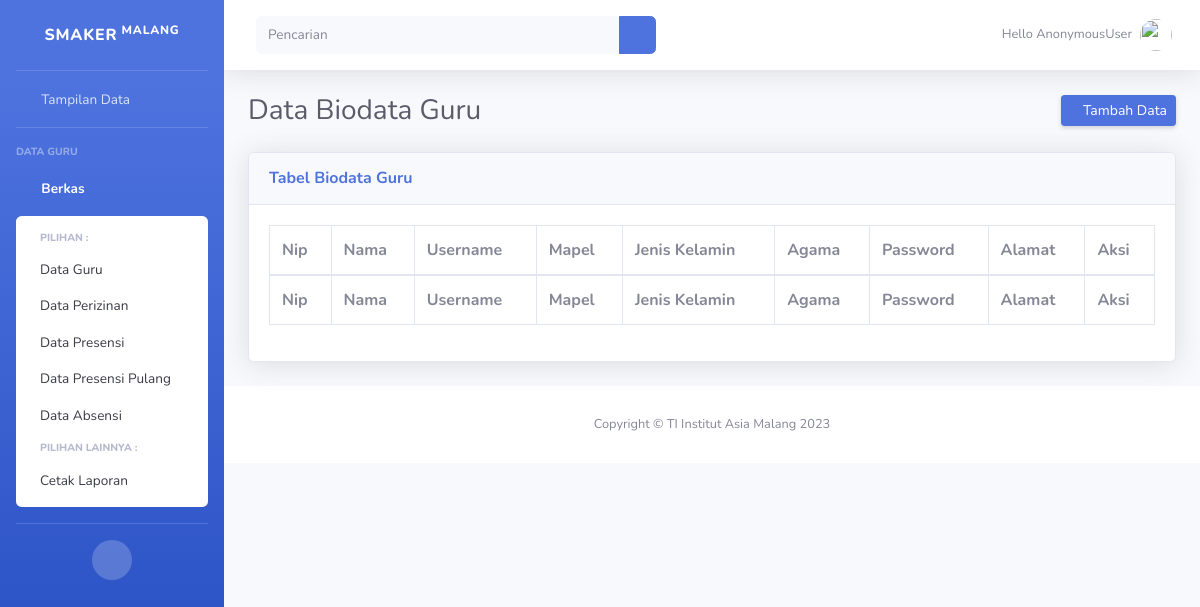
Before: /biodata/ with the older database file.
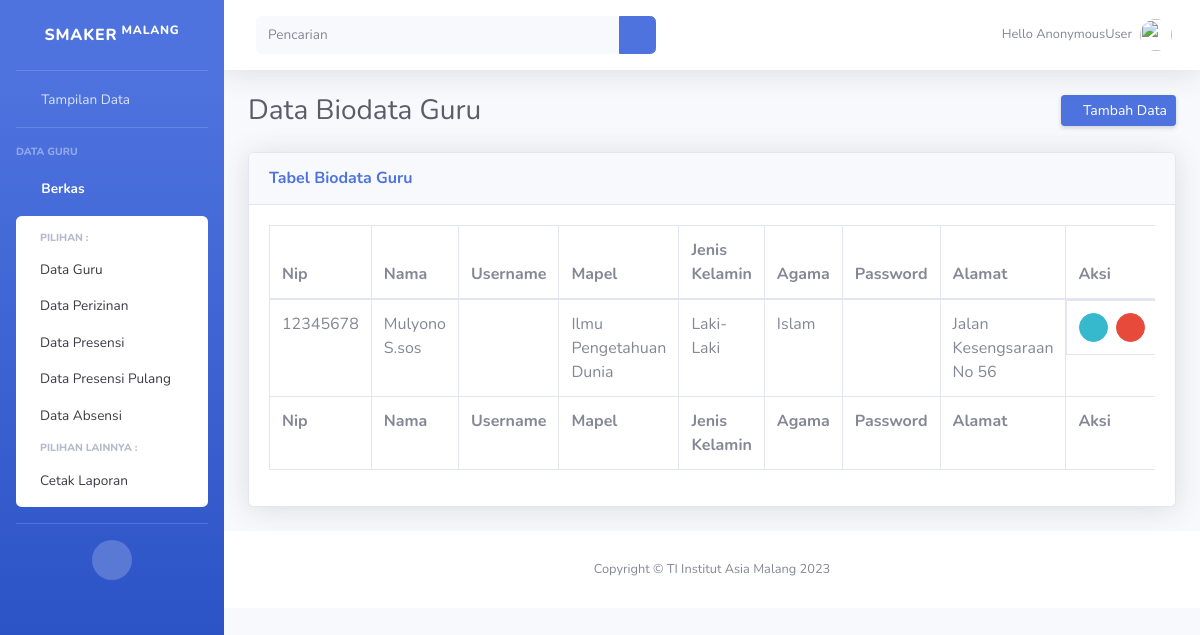
After: the same page with the newer database file.
### biodata/models.py (models this page shows, shortened)
class Biodata(models.Model):
    nama=models.CharField(max_length=50)
    nip=models.CharField(max_length=8)
    jk=models.ForeignKey(Jenis, on_delete=models.CASCADE,null=True)
    agama=models.ForeignKey(Agama, on_delete=models.CASCADE,null=True)
    alamat=models.TextField()
    mapel=models.CharField(max_length=50)

class Jenis(models.Model):
    nama=models.CharField(max_length=10)
    ket=models.TextField()
    def __str__(self):
        return self.nama

class Agama(models.Model):
    agama = models.CharField('Agama', max_length=256)
    ket=models.TextField()
    def __str__(self):
        return self.agama

### biodata/views.py (the view)
# urls.py: path('biodata/', data),
def data(request):
    biodata=Biodata.objects.all()
    konteks={
        'biodata':biodata,
    }
    return render(request,'Back-end/Biodata/data_bd.html',konteks)

### template/Back-end/Biodata/data_bd.html (shortened to what this page needs)
{% extends 'base.html' %}
{% load static %}
{% block content%}
    <div class="d-sm-flex align-items-center justify-content-between mb-4">
        <h1 class="h3 mb-0 text-gray-800">Data Biodata Guru</h1>
        <a href="/tambahbd/" class="d-none d-sm-inline-block btn btn-sm btn-primary shadow-sm"><i
                class="fas fa-download fa-sm text-white-50"></i> Tambah Data </a>
    </div>
    <div class="card shadow mb-4">
        <div class="card-header py-3">
            <h6 class="m-0 font-weight-bold text-primary">Tabel Biodata Guru</h6>
        </div>
        <div class="card-body">
            <div class="table-responsive">
                <table class="table table-bordered" id="dataTable" width="100%" cellspacing="0">
                    <thead>
                        <tr>
                            <th>Nip</th>
                            <th>Nama</th>
                            <th>Username</th>
                            <th>Mapel</th>
                            <th>Jenis Kelamin</th>
                            <th>Agama</th>
                            <th>Password</th>
                            <th>Alamat</th>
                            <th>Aksi</th>
                        </tr>
                    </thead>
                    <tfoot>
                        <tr>
                            <th>Nip</th>
                            <th>Nama</th>
                            <th>Username</th>
                            <th>Mapel</th>
                            <th>Jenis Kelamin</th>
                            <th>Agama</th>
                            <th>Password</th>
                            <th>Alamat</th>
                            <th>Aksi</th>
                        </tr>
                    </tfoot>
                    <tbody>
                        {% for Biodata in biodata  %}
                        <tr>
                            <td>{{ Biodata.nip }}</td>
                            <td>{{ Biodata.nama }}</td>
                            <td>{{ Biodata.username }}</td>
                            <td>{{ Biodata.mapel }}</td>
                            <td>{{ Biodata.jk }}</td>
                            <td>{{ Biodata.agama }}</td>
                            <td>{{ Biodata.password }}</td>
                            <td>{{ Biodata.alamat }}</td>
                            <td style="display: flex;">
                                <a href="{% url 'update_dt' Biodata.id %}" style="margin-right: 8px;" class="btn btn-info btn-circle btn-sm">
                                    <i class="far fa-edit" style="color: #ffffff;"></i>
                                </a>
                                <button data-toggle="modal" data-target="#hapus{{ Biodata.id }}" style="margin-right: auto;" class="btn btn-danger btn-circle btn-sm">
                                    <i class="fas fa-trash"></i>
                                </button>
                            </td>
                        </tr>
                        {% endfor %}
                    </tbody>
                </table>
            </div>
        </div>
    </div>
{% endblock %}

Changed rows visible on the page:
added Biodata: nip "12345678", nama "Mulyono S.sos", mapel "Ilmu Pengetahuan Dunia", jk "Laki-Laki", agama "Islam", alamat "Jalan Kesengsaraan No 56"
